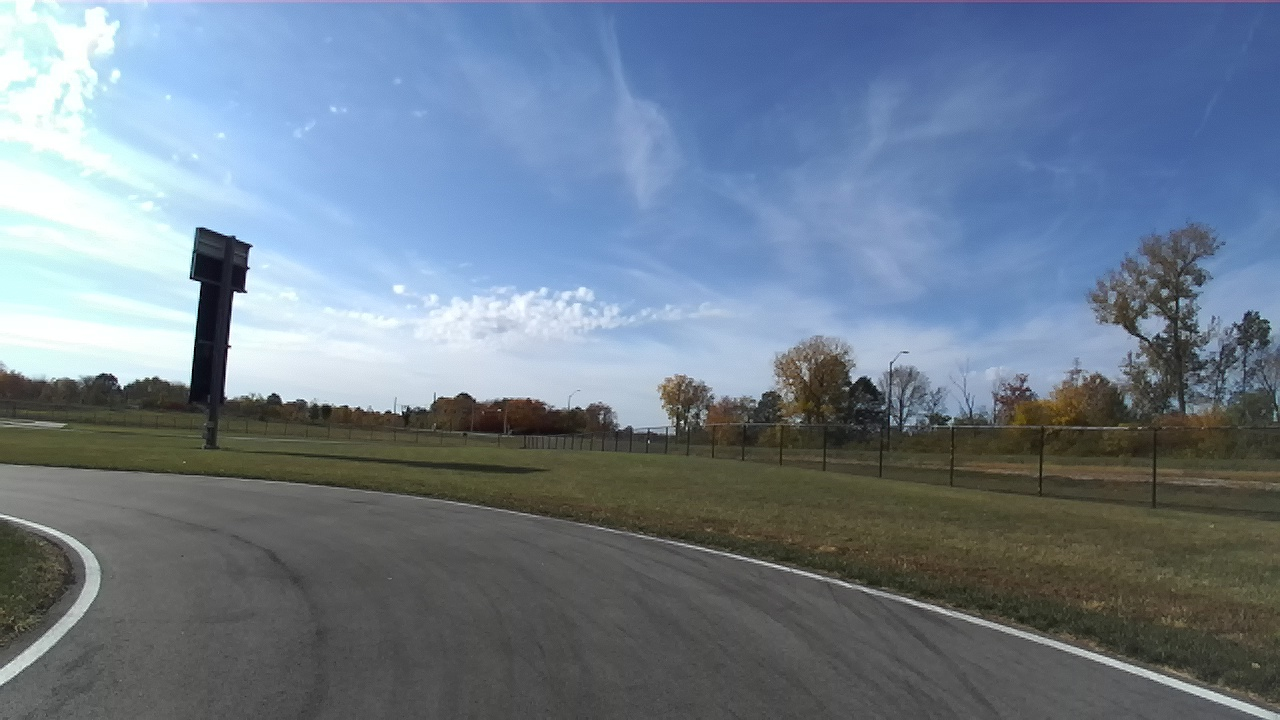
#> input picture src/imgs/img_1.jpg, 1280 x 720 px, given in place of img_0.jpg, which was not available
$ python loop_adaptive_thresh.py   (older library calls are emulated)
#> lines starting #> are read from the running program, lines starting #| are printed output that depends on the picture; after the words box and inside, x2 and y2 are one past the last pixel; in counts of white or black regions, pixels touching at a corner belong together; pictures that were not available may be replaced by others from this repository, and a replacement may not be noted
import cv2
import sys
import numpy as np
from matplotlib import pyplot as plt

def kernelx(x):
    """
    Returns a square kernel of size x by x.
    """
    return np.ones((x,x),np.uint8)

def gaussian_threshold(img, blockSize, constant):
    """
    Returns an image thresholded using adaptive gaussian thresholding.
    """
    return cv2.adaptiveThreshold(img,255,cv2.ADAPTIVE_THRESH_GAUSSIAN_C,\
                cv2.THRESH_BINARY,blockSize,constant)

def crop_image(img, crop_top):
    """
    Returns an image cropped from the top.
    """
    rows, cols = img.shape[:2]
    return img[crop_top:rows, 0:cols]


blockSizeGaus = 109
constantGaus = -29
closing_iterations = 1
kernel_size = 3

waitTime = 0
img_count = 0
crop_top = 500

while(1):
    if img_count > 116:
        img_count = 0
    if img_count < 0:
        img_count = 116

    img_normal = cv2.imread(f'imgs/img_{img_count}.jpg')
#> img_normal is the input picture: shape (720, 1280, 3); mean B, G, R 141.2, 125.1, 110.4
    img = cv2.cvtColor(img_normal, cv2.COLOR_BGR2GRAY)
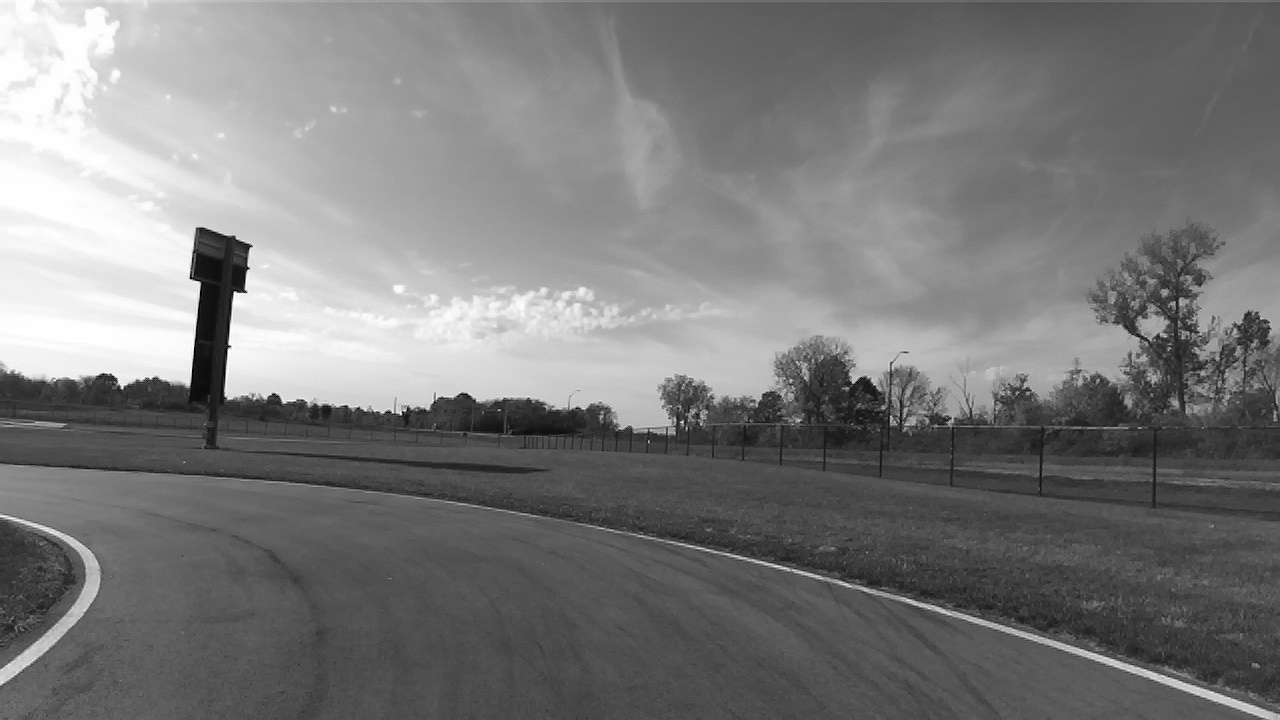
#> img: shape (720, 1280); min 0, max 255, mean 122.6
    #img = cv2.medianBlur(img,5)

    # Crop image to reduce value range and remove sky/background
    cropped_image = crop_image(img, crop_top)
#> in crop_image, `return img[crop_top:rows, 0:cols]`:
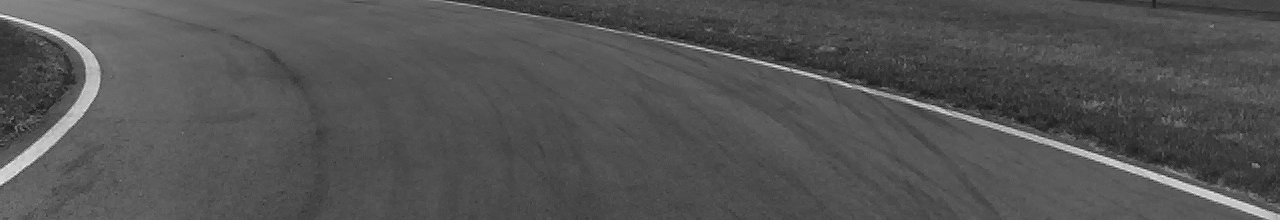
#> returned value: shape (220, 1280); min 18, max 252, mean 83
    cv2.imshow("cropped", cropped_image)

    # Gaussian Thresholding
    gaussian = gaussian_threshold(cropped_image, blockSizeGaus, constantGaus)
#> in gaussian_threshold, `return cv2.adaptiveThreshold(img,255,cv2.ADAPTIVE_THRESH_GAUSSIAN_C,\ ..`:
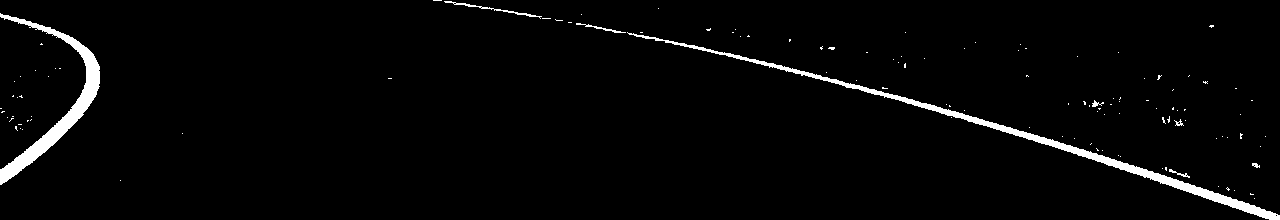
#> returned value: shape (220, 1280); 2.6% white; 119 white regions (111 under 20 px), largest, box (x1, y1, x2, y2) and area: (627, 32, 1280, 220) 3753, (0, 13, 100, 185) 2770, (444, 1, 542, 19) 186

    opening = cv2.morphologyEx(gaussian,cv2.MORPH_OPEN,kernelx(kernel_size), iterations = closing_iterations)
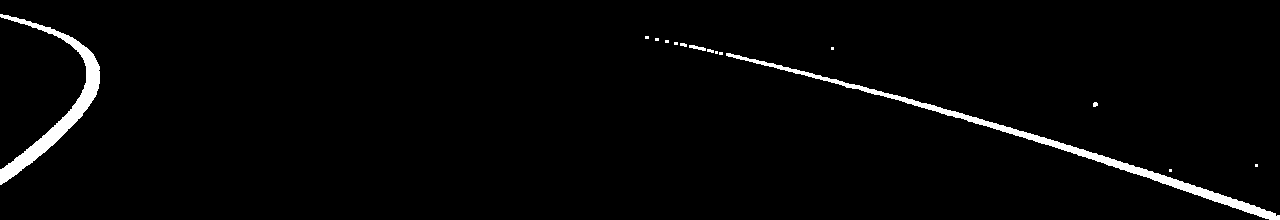
#> opening: shape (220, 1280); 2.3% white; 15 white regions (9 under 20 px), largest, box (x1, y1, x2, y2) and area: (726, 53, 1280, 220) 3474, (0, 14, 100, 185) 2756, (689, 45, 706, 51) 55, (680, 43, 687, 47) 22, (707, 49, 714, 53) 21, (1093, 102, 1098, 107) 21
    openclose = cv2.morphologyEx(opening, cv2.MORPH_CLOSE, kernelx(kernel_size), iterations = closing_iterations)
#> openclose: shape (220, 1280); 2.3% white; 10 white regions (6 under 20 px), largest, box (x1, y1, x2, y2) and area: (726, 53, 1280, 220) 3479, (0, 14, 100, 185) 2758, (674, 42, 723, 55) 145, (1093, 102, 1098, 107) 21


    linesP2 = cv2.HoughLinesP(openclose, 1, np.pi / 180, 50, None, minLineLength=60, maxLineGap=40)
#> linesP2 = 31 rows, first 6: [896, 95, 1279, 219], [912, 99, 1279, 218], [955, 111, 1279, 216], [1037, 135, 1259, 207], [996, 123, 1279, 215], [866, 87, 1028, 139]
    lines = cv2.cvtColor(np.zeros_like(openclose), cv2.COLOR_GRAY2BGR)
#> lines: shape (220, 1280, 3); every value is 0
    if linesP2 is not None:
        for i in range(0, len(linesP2)):
            l = linesP2[i][0]
            cv2.line(lines, (l[0], l[1]), (l[2], l[3]), (255,255,255), 3, cv2.LINE_AA)
#> this loop made 31 passes
#> l on passes 1 to 12: [896, 95, 1279, 219], [912, 99, 1279, 218], [955, 111, 1279, 216], [1037, 135, 1259, 207], [996, 123, 1279, 215], [866, 87, 1028, 139], [645, 36, 881, 91], [0, 183, 98, 85], [4, 182, 98, 88], [0, 180, 99, 81], [658, 38, 836, 79], [16, 174, 96, 94]
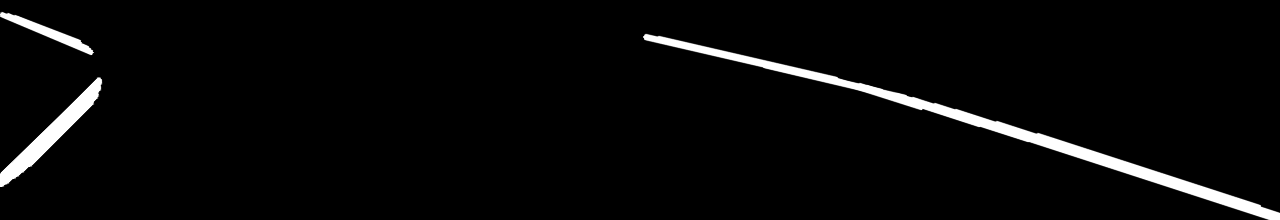
#> lines: shape (220, 1280, 3); min 0, max 255, mean 8.4

    special_kernel = np.array([[0, 1, 1, 1, 0], [0, 1, 1, 1, 0], [0, 1, 1, 1, 0], [0, 1, 1, 1, 0], [0, 1, 1, 1, 0]], np.uint8)

    lines = cv2.threshold(lines, 127, 255, cv2.THRESH_BINARY)[1]
#> lines: shape (220, 1280, 3); 3.3% white; 3 white regions, box (x1, y1, x2, y2) and area: (643, 34, 1280, 220) 6354, (0, 77, 102, 187) 2133, (0, 12, 94, 55) 818
#> (the run stopped early here; a loop or call above may not have finished)

$ run again, on src/imgs/img_104.jpg
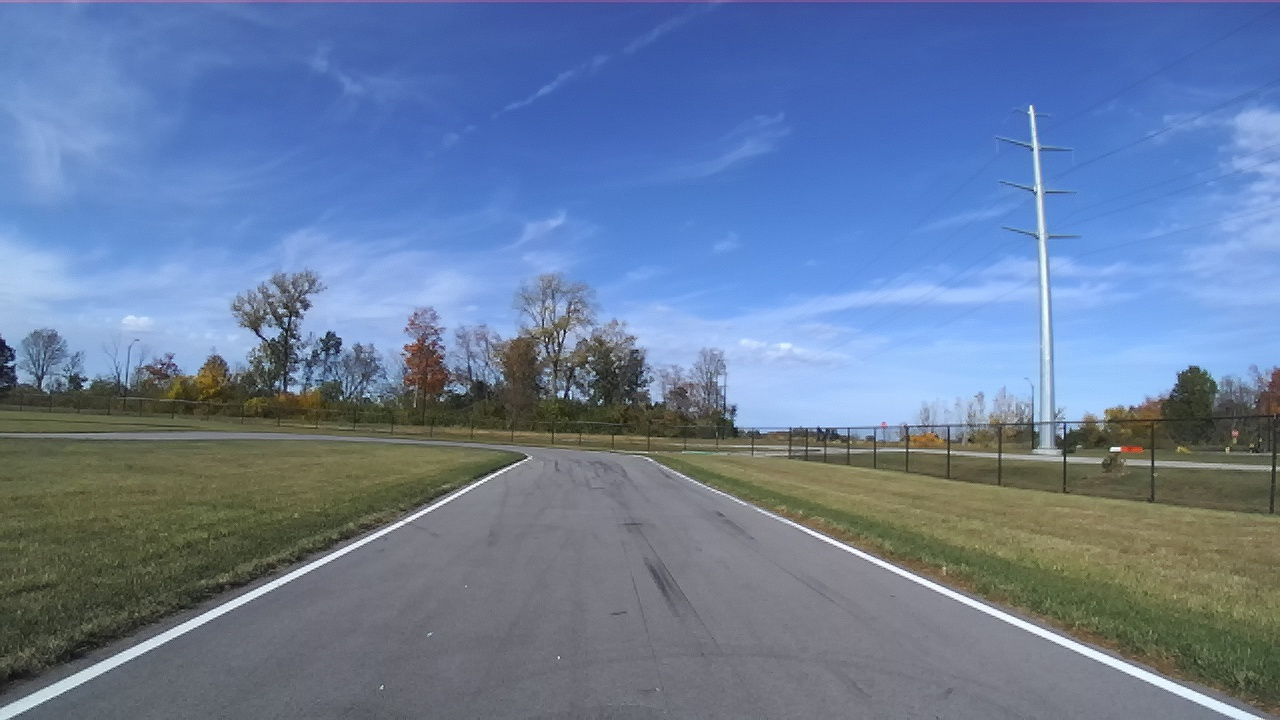
#> input picture src/imgs/img_104.jpg, 1280 x 720 px, given in place of img_0.jpg, which was not available
#> img_normal is the input picture: shape (720, 1280, 3); mean B, G, R 156, 124.2, 103.9
#> in gaussian_threshold, `return cv2.adaptiveThreshold(img,255,cv2.ADAPTIVE_THRESH_GAUSSIAN_C,\ ..`:
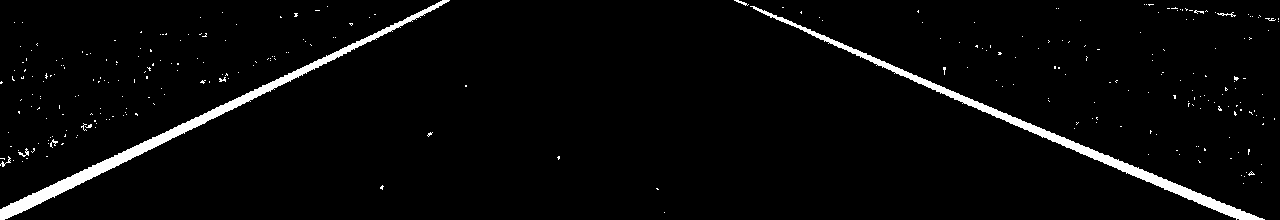
#> returned value: shape (220, 1280); 3.2% white; 289 white regions (280 under 20 px), largest, box (x1, y1, x2, y2) and area: (0, 0, 450, 220) 4161, (750, 6, 1265, 220) 3856, (18, 148, 29, 157) 36
#> opening: shape (220, 1280); 2.8% white; 8 white regions (6 under 20 px), largest, box (x1, y1, x2, y2) and area: (0, 0, 449, 220) 4140, (763, 11, 1263, 220) 3803
#> openclose: shape (220, 1280); 2.8% white; 7 white regions (5 under 20 px), largest, box (x1, y1, x2, y2) and area: (0, 0, 449, 220) 4145, (759, 9, 1263, 220) 3816
#> linesP2 = 22 rows, first 6: [736, 0, 1253, 219], [0, 210, 448, 1], [0, 209, 448, 0], [812, 35, 1245, 219], [4, 219, 418, 17], [3, 219, 441, 5]
#> the loop `for i in range(0, len(linesP2)):` made 22 passes
#> after the loop `for i in range(0, len(linesP2)):`:
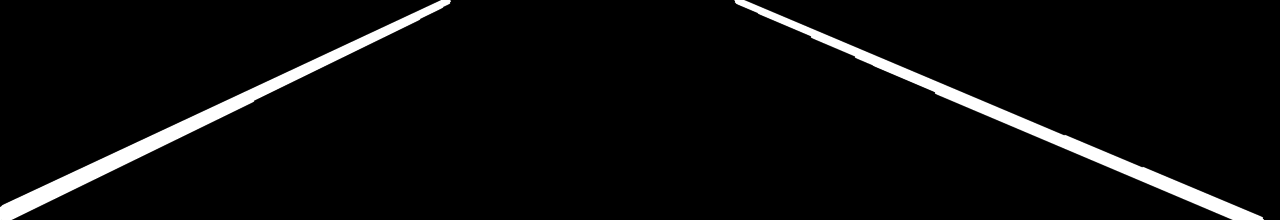
#> lines: shape (220, 1280, 3); min 0, max 255, mean 11.6

$ run again, on src/imgs/img_105.jpg
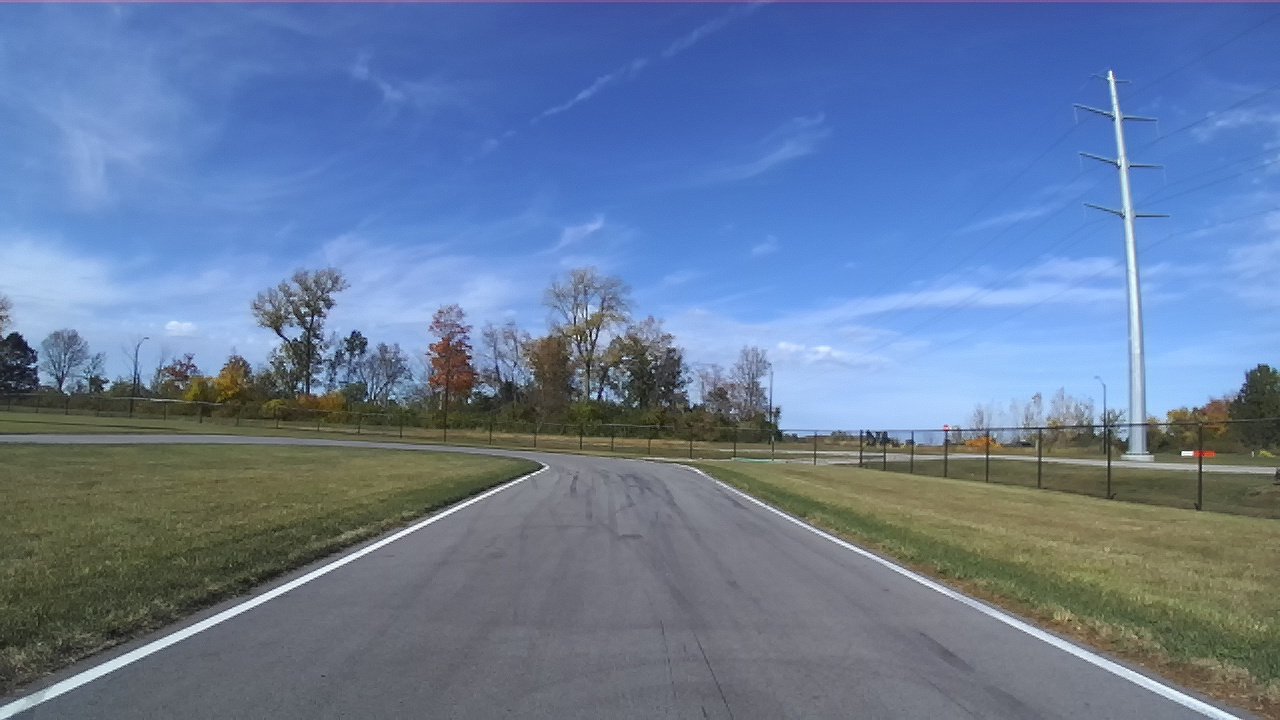
#> input picture src/imgs/img_105.jpg, 1280 x 720 px, given in place of img_0.jpg, which was not available
#> img_normal is the input picture: shape (720, 1280, 3); mean B, G, R 154.9, 123.2, 102.3
#> in gaussian_threshold, `return cv2.adaptiveThreshold(img,255,cv2.ADAPTIVE_THRESH_GAUSSIAN_C,\ ..`:
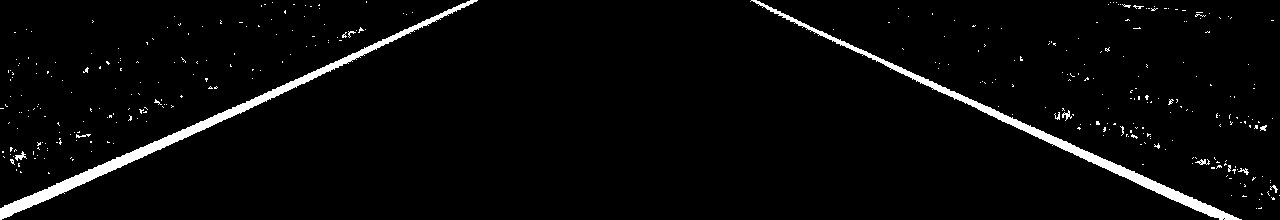
#> returned value: shape (220, 1280); 3.3% white; 347 white regions (335 under 20 px), largest, box (x1, y1, x2, y2) and area: (0, 0, 478, 220) 4176, (750, 0, 1242, 220) 3600, (15, 151, 27, 161) 51
#> opening: shape (220, 1280); 2.8% white; 11 white regions (7 under 20 px), largest, box (x1, y1, x2, y2) and area: (0, 0, 477, 220) 4151, (765, 5, 1239, 220) 3530, (753, 0, 764, 6) 31, (16, 155, 23, 159) 24
#> openclose: shape (220, 1280); 2.8% white; 10 white regions (7 under 20 px), largest, box (x1, y1, x2, y2) and area: (0, 0, 477, 220) 4156, (753, 0, 1239, 220) 3568, (16, 155, 23, 159) 24
#> linesP2 = 22 rows, first 6: [0, 219, 469, 0], [770, 11, 1238, 219], [790, 21, 1234, 219], [57, 195, 476, 0], [1, 219, 472, 0], [836, 43, 1231, 219]
#> the loop `for i in range(0, len(linesP2)):` made 22 passes
#> after the loop `for i in range(0, len(linesP2)):`:
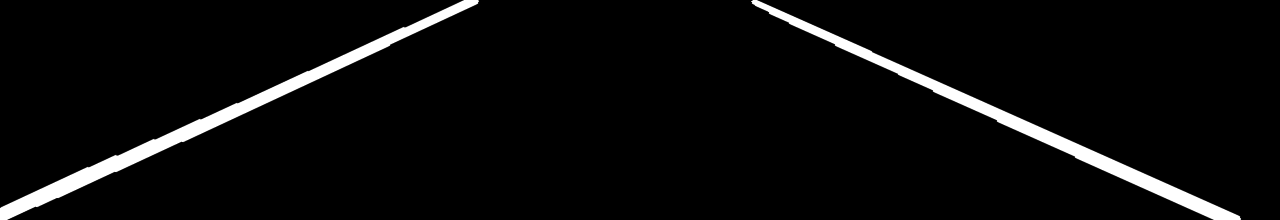
#> lines: shape (220, 1280, 3); min 0, max 255, mean 11.4

$ run again, on src/imgs/img_106.jpg
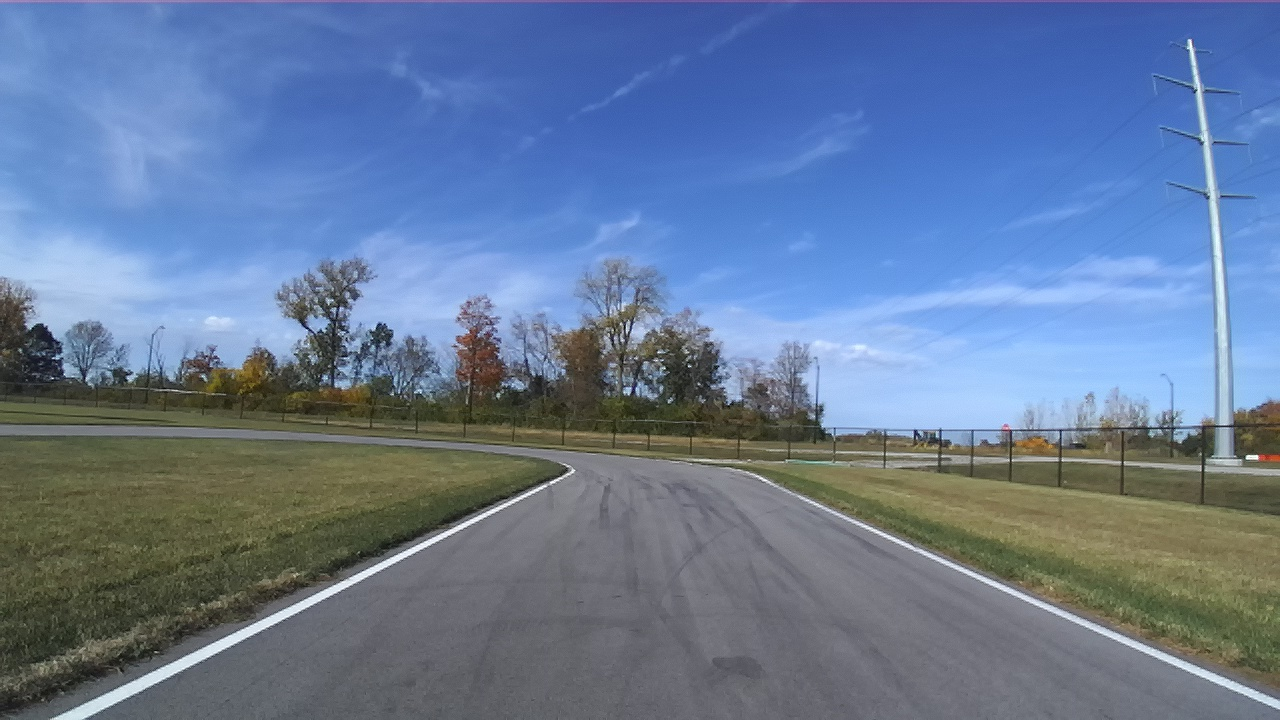
#> input picture src/imgs/img_106.jpg, 1280 x 720 px, given in place of img_0.jpg, which was not available
#> img_normal is the input picture: shape (720, 1280, 3); mean B, G, R 152.6, 122.1, 102.1
#> in gaussian_threshold, `return cv2.adaptiveThreshold(img,255,cv2.ADAPTIVE_THRESH_GAUSSIAN_C,\ ..`:
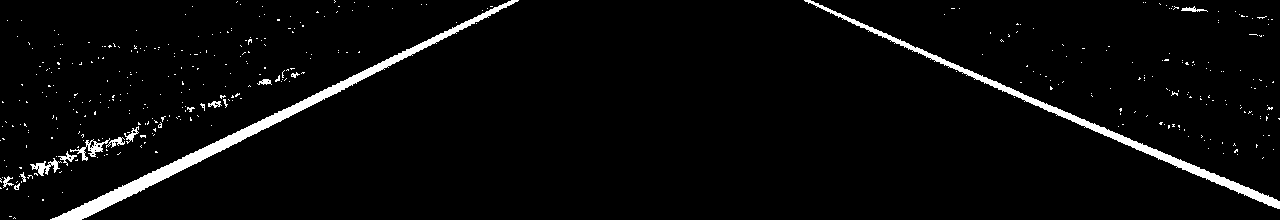
#> returned value: shape (220, 1280); 3.5% white; 403 white regions (388 under 20 px), largest, box (x1, y1, x2, y2) and area: (50, 0, 519, 220) 4579, (804, 0, 1280, 209) 3169, (70, 138, 110, 161) 253
#> opening: shape (220, 1280); 2.9% white; 20 white regions (8 under 20 px), largest, box (x1, y1, x2, y2) and area: (52, 0, 518, 220) 4564, (815, 3, 1280, 209) 3096, (35, 163, 45, 175) 85
#> openclose: shape (220, 1280); 2.9% white; 16 white regions (4 under 20 px), largest, box (x1, y1, x2, y2) and area: (52, 0, 518, 220) 4569, (805, 0, 1280, 209) 3124, (35, 163, 49, 175) 110
#> linesP2 = 26 rows, first 6: [808, 0, 1274, 207], [69, 219, 517, 1], [64, 219, 514, 0], [811, 0, 1279, 208], [60, 219, 510, 0], [835, 15, 1139, 150]
#> the loop `for i in range(0, len(linesP2)):` made 26 passes
#> after the loop `for i in range(0, len(linesP2)):`:
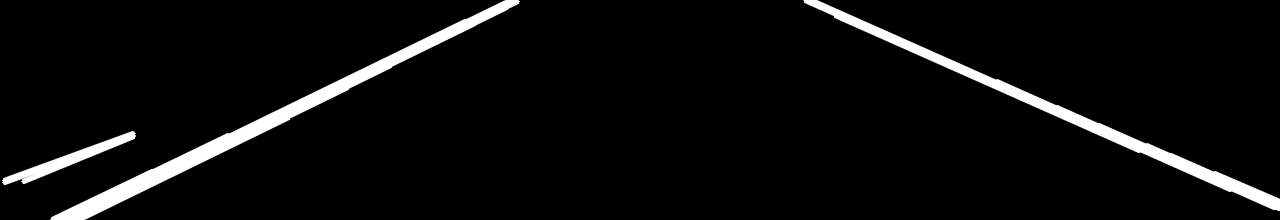
#> lines: shape (220, 1280, 3); min 0, max 255, mean 12.4
